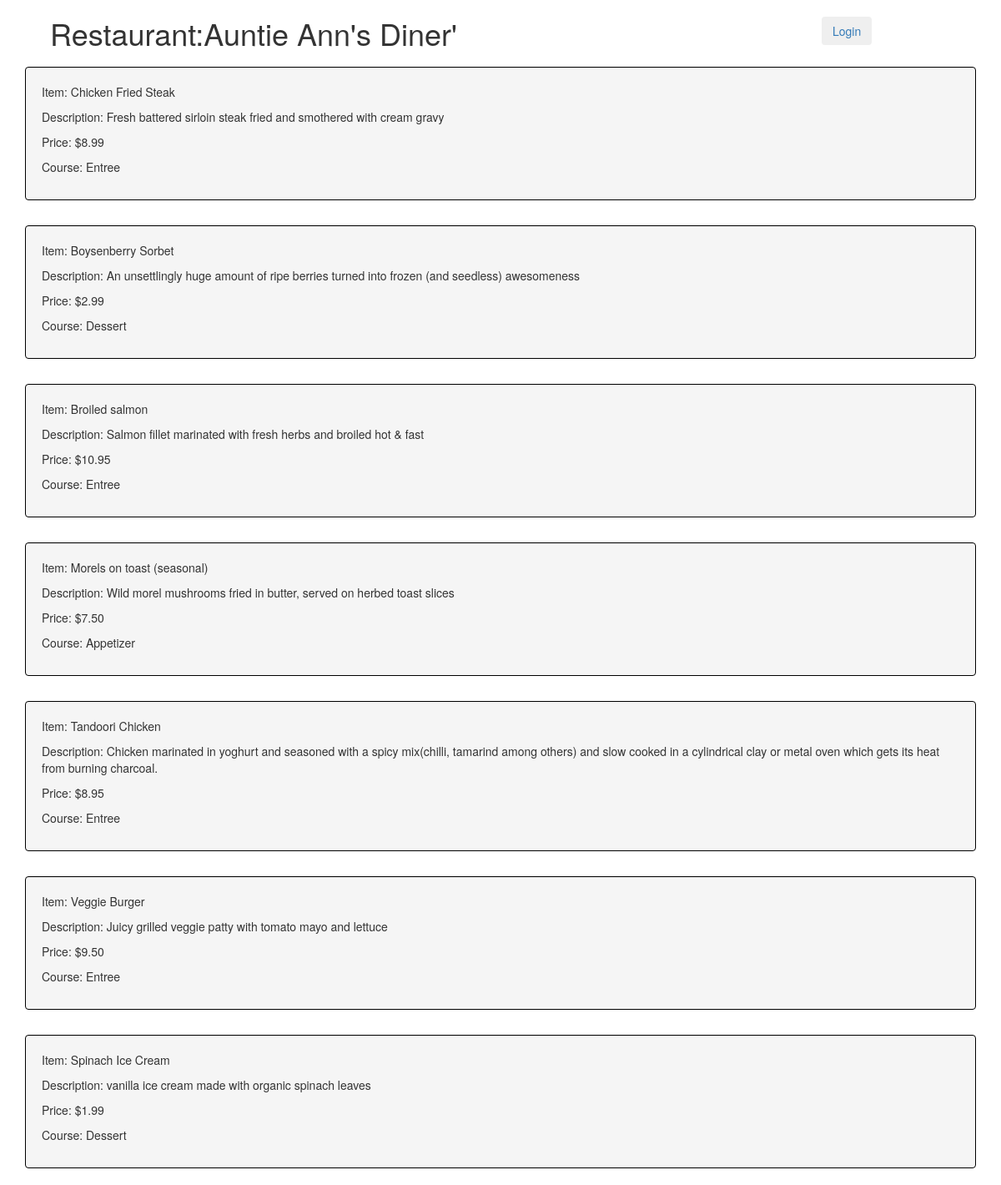
/restaurant/7/menu/, run on an earlier commit of the app's database.
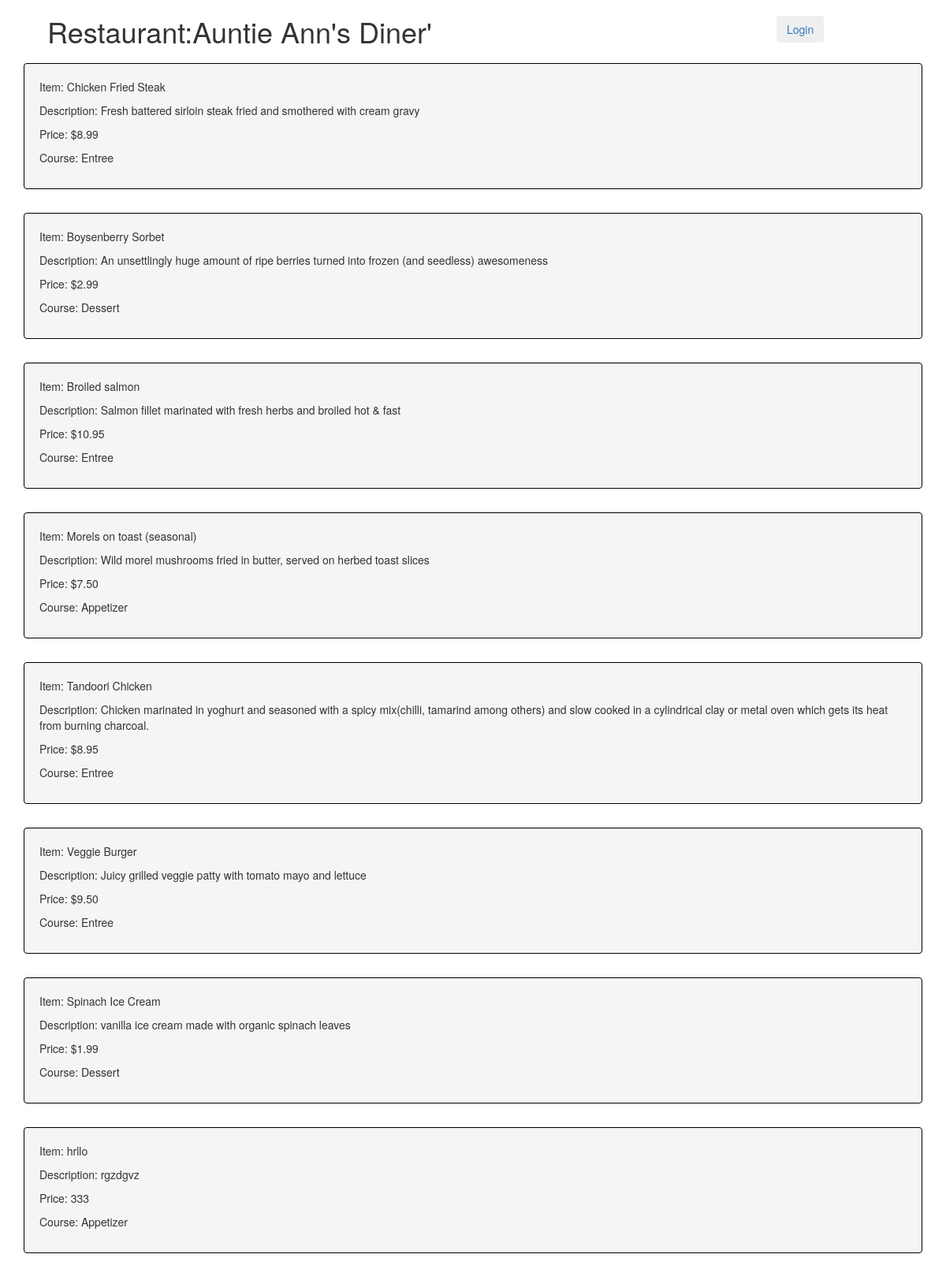
And on a later commit of the database.
### database_setup.py (models this page shows, shortened)
class Restaurant(Base):
    __tablename__ = 'restaurant'
    id = Column(Integer, primary_key=True)
    name = Column(String(250), nullable=False)
    user_id = Column(Integer, ForeignKey('user.id'))
    user = relationship(User)

class MenuItem(Base):
    __tablename__ = 'menu_item'
    name = Column(String(80), nullable=False)
    id = Column(Integer, primary_key=True)
    description = Column(String(250))
    price = Column(String(8))
    course = Column(String(250))
    restaurant_id = Column(Integer, ForeignKey('restaurant.id'))
    restaurant = relationship(Restaurant)
    user_id = Column(Integer, ForeignKey('user.id'))
    user = relationship(User)

### Start.py (the view)
@app.route('/restaurant/<int:restaurant_id>/')
@app.route('/restaurant/<int:restaurant_id>/menu/')
def showMenu(restaurant_id):
    restaurant = session.query(Restaurant).filter_by(id=restaurant_id).one()
    items = session.query(MenuItem).filter_by(restaurant_id=restaurant_id).all()
    if 'username' in login_session:
        user = login_session['username']
        picture = login_session['picture']
        email = login_session['email']
        return render_template('menu.html', items=items, restaurant=restaurant, user=user, picture=picture, email=email)
    else:
        return render_template('publicmenu.html', items=items, restaurant=restaurant)

### templates/publicmenu.html (shortened to what this page needs)
<!DOCTYPE html>
<html>
<head>
    <link rel="stylesheet" href="https://maxcdn.bootstrapcdn.com/bootstrap/3.3.7/css/bootstrap.min.css" >
</head>
<body>
    <div class="container">
        <top class="col-md-12">
            <div class="col-md-10" >
                <h1>Restaurant:{{restaurant.name}}</h1>
            </div>
            <div class="col-md-2" style="margin-top: 20px;">
                <a href = "{{url_for('showLogin')}}"> <button type="button" class="btn btn-outline-primary">Login</button></a>
            </div>
        </top>
        {% for item in items %}
        <div class="col-md-12 well" style="margin-top: 10px; border-color: black;">
            <p>Item: {{item.name}}</p>
            <p>Description: {{item.description}}</p>
            <p>Price: {{item.price}} </p>
            <p>Course: {{item.course}}</p>
        </div>
        {% endfor %}
    </div>
</body>
</html>

What changed in the data, as far as the page shows it:
added MenuItem: name "hrllo", description "rgzdgvz", price "333", course "Appetizer"
